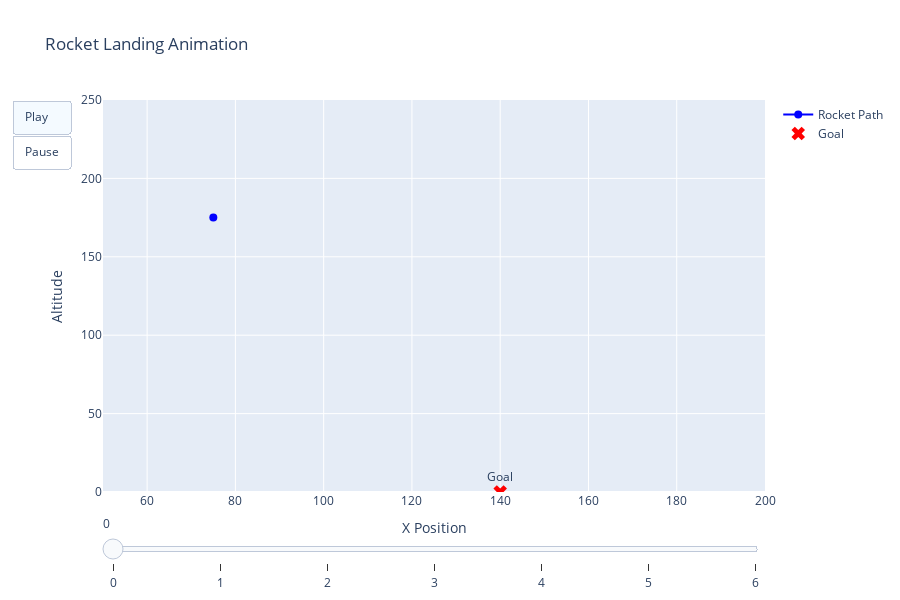

Notebook code for this chart:
### Markdown cell above
## <span style="color:orange">Rocket Trajectory</span>

As we can see, the rocket reaches the ground slowly. Its trajectory appears more linear, and if we look at the speed profile, the reinforcement learning model keeps the speed and acceleration within the desired limit of [-10, 10].

### Code cell
plot_RL_2agents(dt)

### Figure 1 — Plotly figure (JSON) as saved in the notebook; plotly's stock layout.template omitted (floating-point values rounded to 4 significant figures)
{"data": [{"line": {"color": "blue"}, "marker": {"size": 8}, "mode": "lines+markers", "name": "Rocket Path", "type": "scatter", "x": [75], "y": [175]}, {"marker": {"color": "red", "size": 12, "symbol": "x"}, "mode": "markers+text", "name": "Goal", "text": ["Goal"], "textposition": "top center", "type": "scatter", "x": [140], "y": [0]}], "layout": {"height": 600, "sliders": [{"steps": [{"args": [["0"], {"frame": {"duration": 0}, "mode": "immediate"}], "label": "0", "method": "animate"}, {"args": [["1"], {"frame": {"duration": 0}, "mode": "immediate"}], "label": "1", "method": "animate"}, {"args": [["2"], {"frame": {"duration": 0}, "mode": "immediate"}], "label": "2", "method": "animate"}, {"args": [["3"], {"frame": {"duration": 0}, "mode": "immediate"}], "label": "3", "method": "animate"}, {"args": [["4"], {"frame": {"duration": 0}, "mode": "immediate"}], "label": "4", "method": "animate"}, {"args": [["5"], {"frame": {"duration": 0}, "mode": "immediate"}], "label": "5", "method": "animate"}, {"args": [["6"], {"frame": {"duration": 0}, "mode": "immediate"}], "label": "6", "method": "animate"}]}], "title": {"text": "Rocket Landing Animation"}, "updatemenus": [{"buttons": [{"args": [null, {"frame": {"duration": 200}, "fromcurrent": true}], "label": "Play", "method": "animate"}, {"args": [[null], {"frame": {"duration": 0}, "mode": "immediate"}], "label": "Pause", "method": "animate"}], "type": "buttons"}], "xaxis": {"range": [50, 200], "title": {"text": "X Position"}}, "yaxis": {"range": [0, 250], "title": {"text": "Altitude"}}}}
